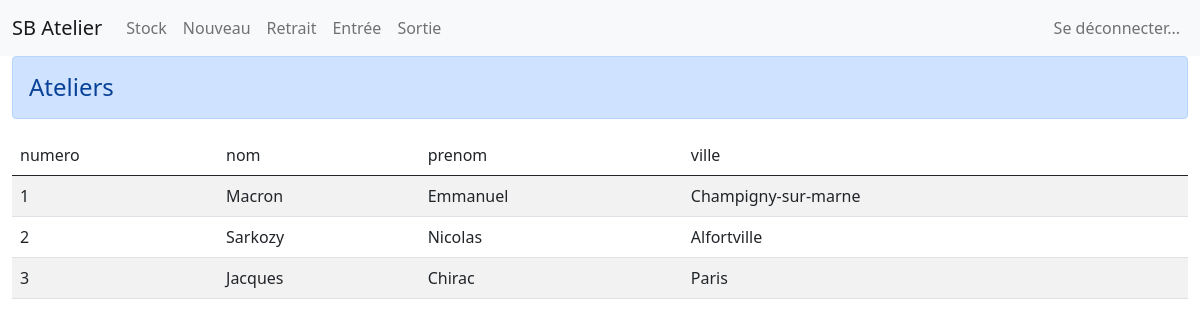
Page /vues/vue-liste-stagiaires.php?atelier=3 on the committed database.
### tables this page shows
create table Participation (
	numeroClient int not null,
	numeroAtelier int not null,
	dateInscription date,
	primary key(numeroClient, numeroAtelier),
	foreign key(numeroClient) references Client(numero),
	foreign key(numeroAtelier) references Atelier(numero)
);

create table Client (
	numero int not null auto_increment,
	civilite char(10),
	nom varchar(50),
	prenom varchar(50),
	dateNaissance date,
	adresseMail varchar(70),
	mdp VARBINARY(100),
	adressePostale varchar(100),
	codePostale char(5),
	ville varchar(50),
	numeroTelephone char(10),
	primary key(numero)
);

### vues/vue-liste-stagiaires.php (the view, shortened to what this page needs)
<?php
if (isset($_GET['atelier'])) {
	$atelier = $_GET['atelier'];
} else {
	$atelier = '';
}
?>
<?php
try {
	$bd = new PDO(
		'mysql:host=localhost;dbname=sbateliers',
		'sanayabio',
		'sb2021'
	);
	$sql = 'select * '
		. 'from Participation as P '
		. 'inner join Client as C '
		. 'on P.numeroClient = C.numero '
		. 'where P.numeroAtelier = ' . $atelier . ";";
	$st = $bd->prepare($sql);
	$st->execute();
	$clients = $st->fetchall();
} catch (PDOException $e) {
	session_unset();
	session_destroy();
	header('Location: ../vues/vue-connexion.php?echec=0');
}
?>
<!DOCTYPE html>
<html lang="fr">
<head>
	<link href="https://cdn.jsdelivr.net/npm/bootstrap@5.0.0-beta3/dist/css/bootstrap.min.css" rel="stylesheet">
</head>
<body>
	<nav class="navbar navbar-expand-lg navbar-light bg-light">
		<div class="container-fluid">
			<a class="navbar-brand" href="../vues/vue-liste-ateliers.php">SB Atelier</a>
			<div class="collapse navbar-collapse" id="navbarSupportedContent">
				<ul class="nav navbar-nav me-auto mb-2 mb-lg-0">
					<li class="nav-item">
						<a class="nav-link" href="">Stock</a>
					</li>
					<li class="nav-item">
						<a class="nav-link" href="">Nouveau</a>
					</li>
					<li class="nav-item">
						<a class="nav-link" href="">Retrait</a>
					</li>
					<li class="nav-item">
						<a class="nav-link" href="">Entrée</a>
					</li>
					<li class="nav-item">
						<a class="nav-link" href="">Sortie</a>
					</li>
				</ul>
				<ul class="nav navbar-nav navbar-right">
					<li class="nav-item">
						<a class="nav-link" href="#"><?php echo $_SESSION['prenom'] . ' ' . $_SESSION['nom']  ?></a>
					</li>
					<li class="nav-item">
						<a class="nav-link" href="../controleurs/ctrl-deconnecter.php">Se déconnecter...</a>
					</li>
				</ul>
			</div>
		</div>
	</nav>
	<div class="container-fluid">
		<h4 class="alert alert-primary" role="alert">
			Ateliers
		</h4>
		<table class="table table-striped">
			<thead>
				<tr>
					<td>numero</td>
					<td>nom</td>
					<td>prenom</td>
					<td>ville</td>
				</tr>
			</thead>
			<tbody>
				<?php foreach ($clients as $client) { ?>
					<tr>
						<td><?php echo $client['numero']; ?></td>
						<td><?php echo $client['nom']; ?></td>
						<td><?php echo $client['prenom']; ?></td>
						<td><?php echo $client['ville']; ?></td>
					</tr>
				<?php } ?>
			</tbody>
		</table>
	</div>
</body>
</html>

### rows in the picture
participation: numeroClient.numero "1", numeroClient.nom "Macron", numeroClient.prenom "Emmanuel", numeroClient.ville "Champigny-sur-marne"
participation: numeroClient.numero "2", numeroClient.nom "Sarkozy", numeroClient.prenom "Nicolas", numeroClient.ville "Alfortville"
participation: numeroClient.numero "3", numeroClient.nom "Jacques", numeroClient.prenom "Chirac", numeroClient.ville "Paris"
